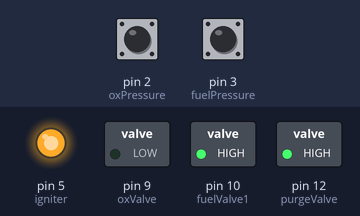
Simulated run of this sketch. Board: Arduino Uno, built with avr-gcc and run on an emulated ATmega328P. Parts: switched loads named in the sketch (green lamp = pin HIGH), output pins drawn as LEDs (lit = HIGH). The test bench sets the inputs (shaded band); at power-on: pin 2 (oxPressure) HIGH, pin 3 (fuelPressure) HIGH.

Above: at 1.2 s.
1.3 s: pin 2 (oxPressure) pulled LOW for 0.15 s
At 2.8 s:
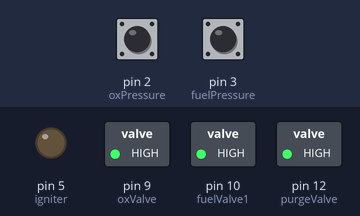
4.4 s: pin 2 (oxPressure) pulled LOW for 1 s
At 5.8 s:
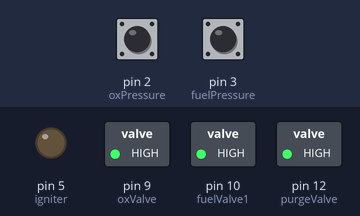
9.9 s: pin 2 (oxPressure) pulled LOW for 3.2 s
At 12.1 s:
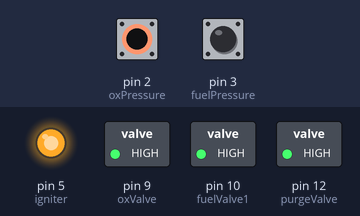
Timing chart, 0 to 13.6 s (numbered marks = the images above; inputs shaded):
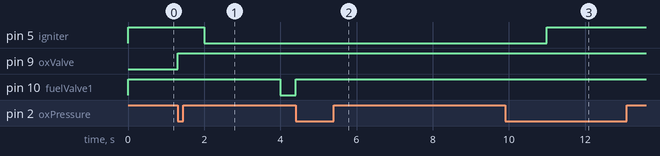

Measured:
- after the input at 1.3 s, pin 9 (oxValve): LOW → HIGH at once
- after the input at 4.4 s, pin 10 (fuelValve1): LOW → HIGH at once
- after the input at 9.9 s, pin 12 (purgeValve): stays HIGH (without the input it goes to LOW after 1.1 s)

The sketch:

RL_36_new_control_system.ino
```cpp
// Initialization of variables
bool runOnce = true;

// pins
int igniter = 5;       // Set pin of igniter
int killSwitch = 18;    // Set pin of kill switch
int oxPressure = 2;     // Set pin of Oxygen pressure
int fuelPressure = 3;   // Set pin of fuel pressure

int oxValve = 9;        // Set pin of oxygen regulation valve                      Valve '1'
int fuelValve1 = 10;    // Set pin of fuel regulation valve 1, the first one       Valve '2'
int purgeValve = 12;    // Set pin of purge valve                                  Valve '4'

int valveStatOxV1 = 0;  // Set valve and pump states, 0 = closed, 1 = open
int valveStatFV1 = 0;
int valveStatFV2 = 0;
int valveStatPV = 0;


// Others
int startDelay = 3000;   // Delay of 3 seconds before firing
int burnTime = 7000;     // Burn for 7 seconds

String startCommand = "MES";     // Command that must be sent to start the fire sequence
String inputCommand;     // Command input by user for starting, must match startCommand to initiate start sequence


void setup() {
  // assign pins as input or output
  pinMode(killSwitch, INPUT_PULLUP);
  pinMode(oxPressure, INPUT_PULLUP);
  pinMode(fuelPressure, INPUT_PULLUP);

  // Interrupts to declare
  attachInterrupt(digitalPinToInterrupt(killSwitch), shutDownValves, LOW);
  attachInterrupt(digitalPinToInterrupt(oxPressure), shutDownValves, LOW);

  attachInterrupt(digitalPinToInterrupt(fuelPressure), shutDownValves, LOW);
  Serial.begin(9600);

  // Initialize closed valves
  pinMode(oxValve, OUTPUT);
  digitalWrite(oxValve, HIGH);
  pinMode(fuelValve1, OUTPUT);
  digitalWrite(fuelValve1, HIGH);
  pinMode(purgeValve, OUTPUT);
  digitalWrite(purgeValve, HIGH);
  pinMode(igniter, OUTPUT);
  digitalWrite(igniter, HIGH);
}

void loop() {

  shutDownValves();
  // Wait for user to send start command
  //while (inputCommand != startCommand) {
  //  inputCommand = Serial.readString();
  //}
  // Begin fire sequence once while statement is broken (start command is input)


  // Open solenoid 1 (Ox valve)

  valveControl('1', 'O');

  delay(2000);

  ignition();

  delay(2000);
  // Open solenoid 2 (fuel valve)
  valveControl('2', 'O');

  delay(burnTime);

  // Close fuel and ox solenoids after 7 sec firing and stop pumps
  digitalWrite(igniter, HIGH);
  valveControl('1', 'C');
  valveControl('2', 'C');
  valveControl('4', 'O');

  delay(10000); // Arbitrary delay before closing purge again

  shutDownValves();
  while (runOnce == true) {

  }
}
```

End_procedures.ino
```cpp
// For bad pressures and readings and what to do in that case
```

Gimbal_control.ino
```cpp
// Future home of gimbal controls
```

Transducer_readings.ino
```cpp
// For readings of pressures and displaying them

void logPressures(int index, float OxVoltage, float FuelVoltage) {
  float OxPressure[index] = {OxVoltage};
  float FuelPressure[index] = {FuelVoltage};

  Serial.print(OxPressure[index]);
  Serial.print(FuelPressure[index]);
}
```

Valve_and_pump_control.ino
```cpp
void valveControl(char valve, char state) {
  //Alter state of valve when called
  //valve- 1-4
  //state- O = open, C = closed

  switch (valve) {
    case '1':
      if (state == 'O') {
        digitalWrite(oxValve, LOW);
        valveStatOxV1 = 1;
      }
      else {
        digitalWrite(oxValve, HIGH);
        valveStatOxV1  = 0;
      }
      break;
    case '2':
      if (state == 'O') {
        digitalWrite(fuelValve1, LOW);
        valveStatFV1 = 1;
      }
      else {
        digitalWrite(fuelValve1, HIGH);
        valveStatFV1 = 0;
      }
      break;

    case '4':
      if (state == 'O') {
        digitalWrite(purgeValve, LOW);
        valveStatPV = 1;
      }
      else {
        digitalWrite(purgeValve, HIGH);
        valveStatPV = 0;
      }
      break;
    default:
      break;
  }

  return;
}

void shutDownValves() {
  // Close all valves
  valveControl('1', 'C');
  valveControl('2', 'C');
  valveControl('4', 'C');
}

void ignition() {
  // Activate the Sparky boy
  // Send high signal to igniter pins to activate
  digitalWrite(igniter, LOW);

}
```
